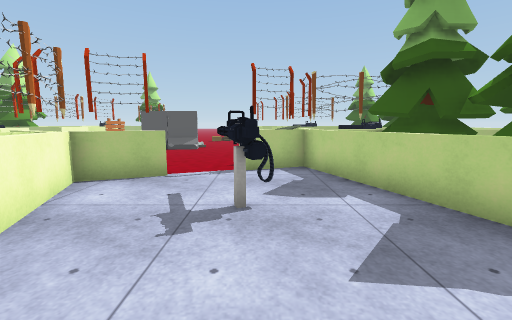
View 1 (above)

24 first-person views from a walk through a Unity game level. The camera is 1.3 m above the floor, tilts 8° down and sees 90° across. The floor is counted in squares, 1 m on a side. Each view is taken from the middle of a square. On the plan, view 1 faces up. The plan holds only what a view shows up to about 13 squares ahead; the rest is blank. The place goes on beyond the plan. The player character is not drawn. Some surface patterns are stand-ins.

View 2
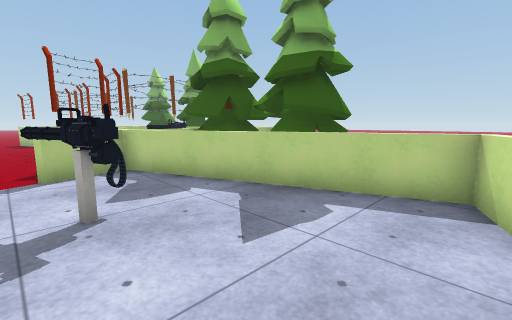

View 3
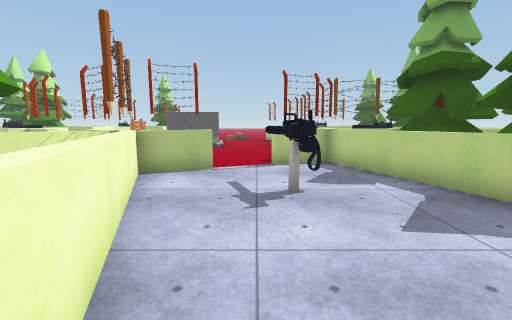

View 4
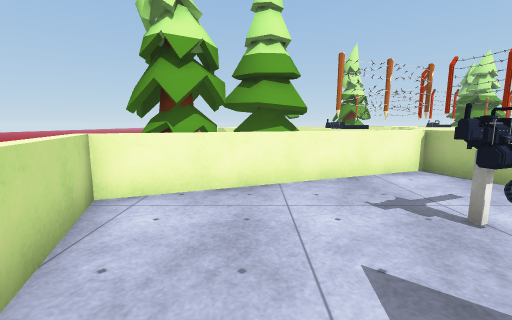

View 5
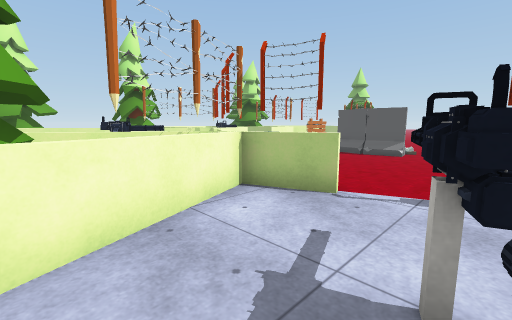

View 6
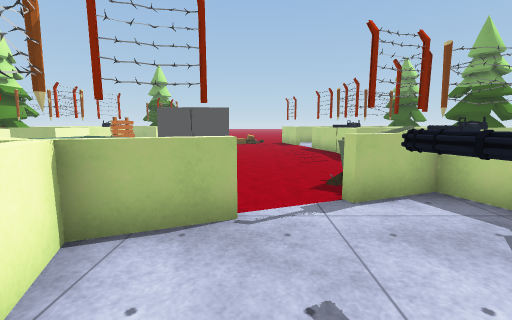

View 7
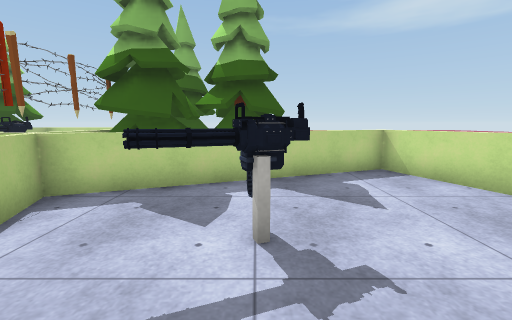

View 8
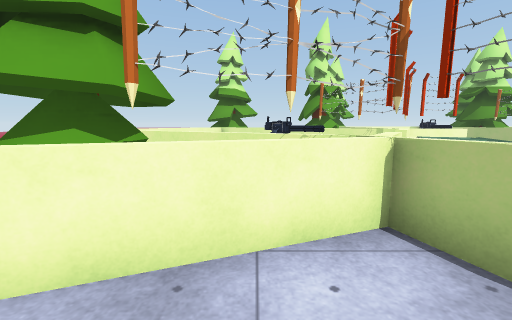

View 9
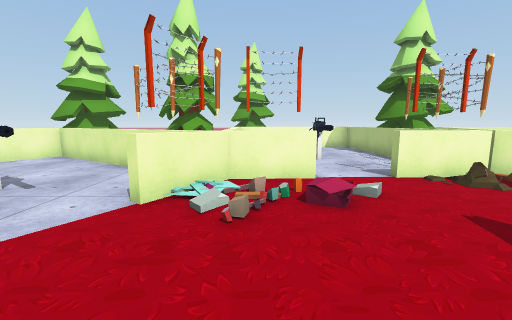

View 10
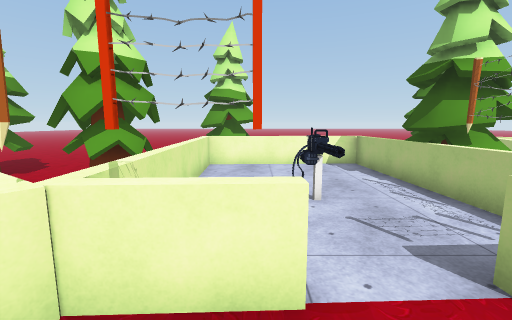

View 11
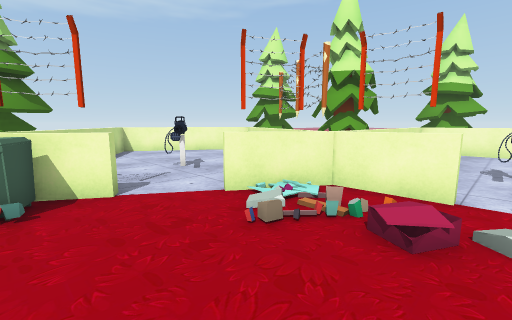

View 12
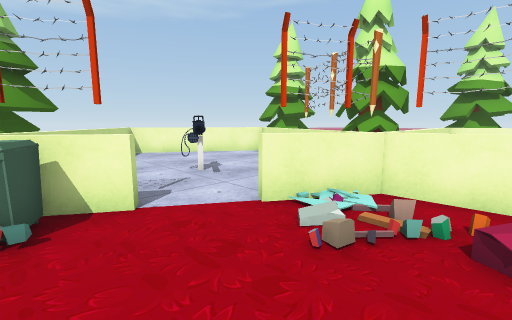

View 13
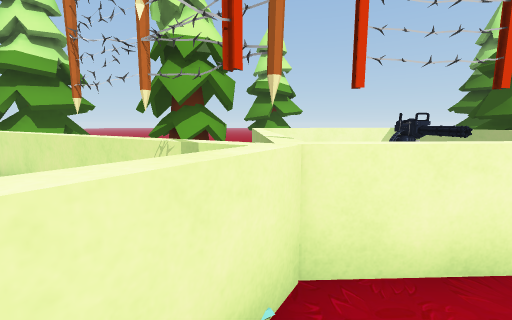

View 14
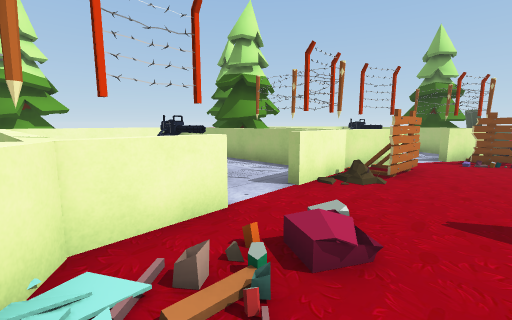

View 15
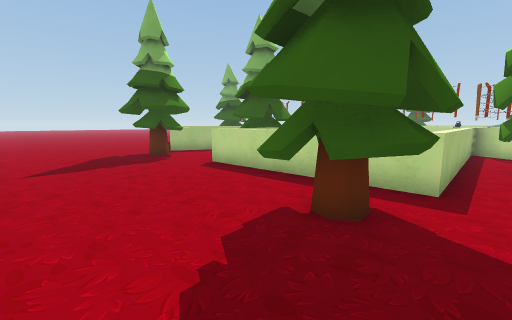

View 16
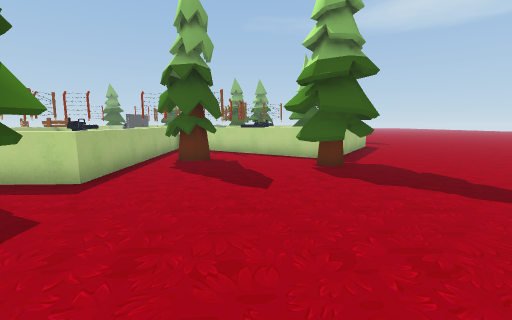

View 17
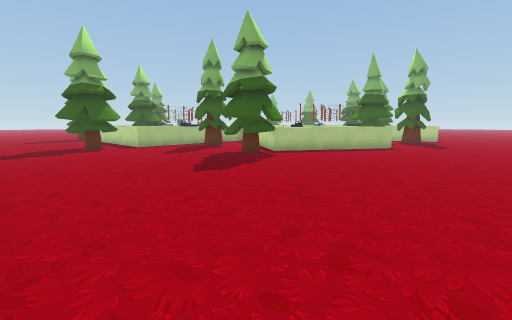

View 18
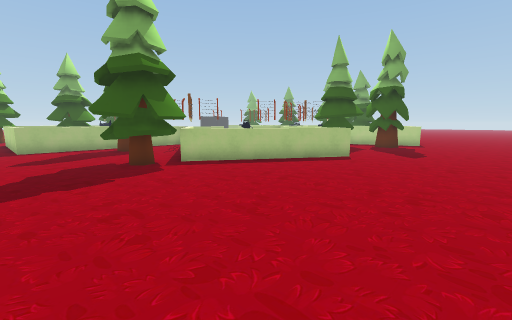

View 19
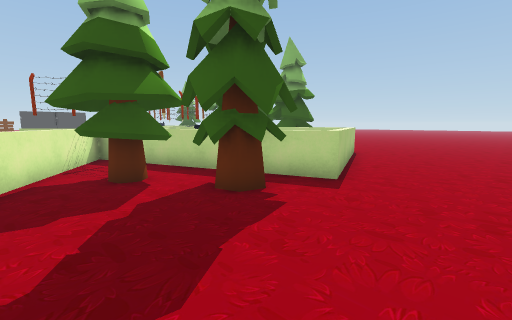

View 20
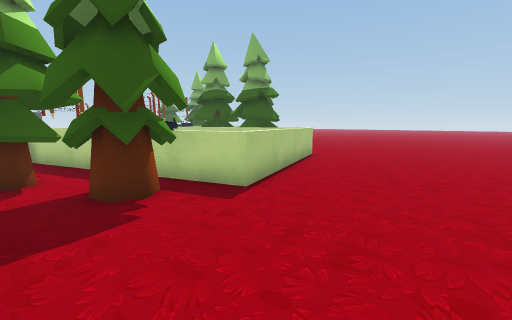

View 21
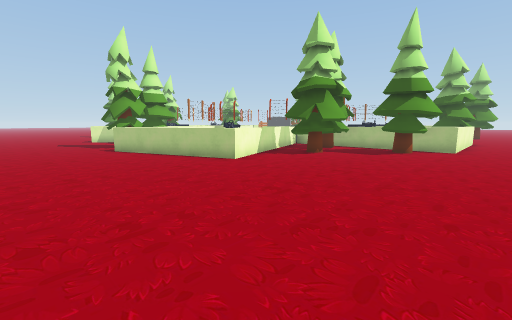

View 22
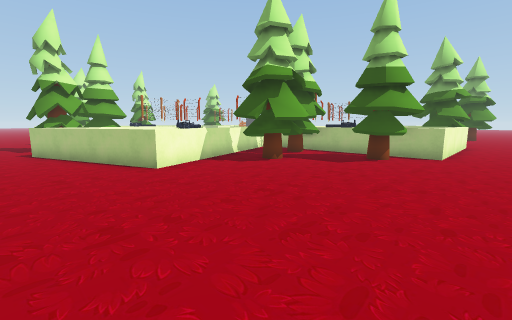

View 23
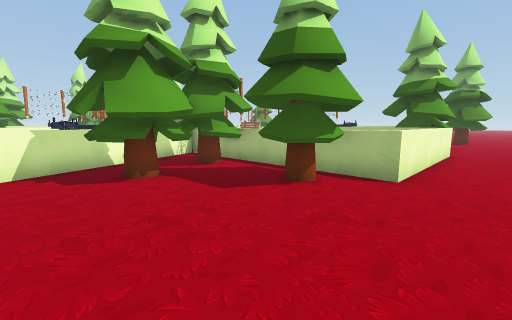

View 24
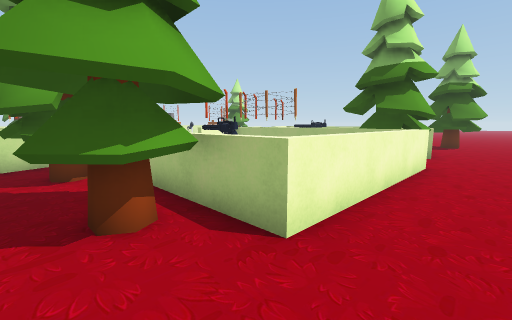

### Floor plan
Points are (right, up) in squares from view 1. A wall is a line through its corners. A room is listed if a view was taken in it or the views show most of it. See-through windows are left out.
Room 1 (views 1, 2, 3, 4, 5, 6, 7, 8)
walls: (-0.5, 4.4) (-0.8, 5.2); (-3.7, 3.7) (-4.5, 5.8) (-5.5, 4.2); (-2.4, 6.8) (-2.2, 6.4) (-4.1, 5.7) (-1.3, -1.8) (4.3, 0.4) (1.5, 7.8)
ways out: opening at (-4, 3) to room 2; opening at (-1.5, 8) to room 2; opening at (1, 8.5) to room 2
objects: fence (-4, 4); fence (-3, 6); other object (0, 4); fence (0, 7) to (1, 8)
Room 2 (views 9, 10, 11, 12, 13, 14, 15, 16, 17, 18, 19, 20, 21, 22, 23, 24)
walls: (-8.8, 17.6) (-9, 15.4); (-8.9, 15.8) (-9.8, 15.9); (-6.9, 20.2) (-7.5, 19.8); (-10.2, 15.8) (-10.2, 14.3); (-10.5, 16) (-18.1, 19.9); (-10.9, 15.4) (-14.4, 15.3); (-8.8, 8.6) (-8, 8.1); (-10.3, 9.1) (-18.5, 8.8) (-18.8, 15.5); (2, 12.5) (1.7, 12.5) (1.7, 14.9) (1.3, 16.2); (-8.2, 7.9) (-9, 8.4); (-15.3, 15.3) (-18.5, 15.1) (-18.3, 9.1) (-10.3, 9.4) (-10.3, 10.5); (-10.3, 8.3) (-14.2, 2.2) (-9.1, -1) (-5, 5.5); (-6.4, 7.1) (-5.4, 6.4) (-5, 7.5); (-5.4, 6.1) (-6.5, 6.8); (1.5, 8.7) (1, 8.4); (-8.2, 5.9) (-8.5, 5.5); (1.6, 8.2) (4.7, 0.2) (-1.4, -2.2) (-3.7, 3.7); (1.7, 8.2) (1.7, 9.4); (4.6, 11.5) (3.6, 11.5); (-5.5, 4.2) (-7.4, 1.1); (8.6, 14.5) (2.1, 14.5); (7.6, 8.2) (5.5, 8.2); (10.3, 14.5) (10.3, 8.2) (9.5, 8.2); (-8, 0.2) (-8.6, -0.8); (10, 10.4) (10, 14.5); (-8.9, -1.5) (-14.6, 2.1) (-10.6, 8.3)
low walls: (2, 13.5) (2, 12.5)
ways out: opening at (-4, 3) to room 1; opening at (-1.5, 8) to room 1; opening at (1, 8.5) to room 1; opening at (-8.5, 18.5); gap at (-9, 0)
objects: tree (-22, 9) to (-19, 11); tree (-20, 18) to (-18, 20); tree (-17, 1) to (-15, 4); tree (-16, 6) to (-13, 8); tree (-16, 15) to (-14, 17); other object (-13, 12); tree (-11, 24) to (-9, 25); fence (-10, 9); fence (-10, 11); fence (-10, 14); other object (-9, 4); other object (-9, 5); tree (-6, 0) to (-4, 3); barrier (-6, 14) to (-5, 14); fence (-5, 6); tree (-4, -2) to (-3, 0); barrier (-4, 14) to (-3, 14); fence (2, 10); tree (3, 6) to (6, 8); fence (3, 8); fence (3, 15); tree (4, 3) to (7, 5); tree (7, 6) to (10, 8); tree (8, 14) to (10, 17); tree (9, 22) to (11, 23)

Where each view was taken, in squares from view 1:
view 1: 0 up, 0 right, facing up
view 2: 0 up, 1 left, facing up-right
view 3: 1 down, 1 left, facing up
view 4: 1 up, 3 right, facing left
view 5: 2 up, 0 right, facing up-left
view 6: 3 up, 2 left, facing up
view 7: 4 up, 3 left, facing right
view 8: 4 up, 1 left, facing left
view 9: 10 up, 4 left, facing left
view 10: 11 up, 8 left, facing left
view 11: 12 up, 5 left, facing down-left
view 12: 11 up, 5 left, facing down-left
view 13: 9 up, 8 left, facing left
view 14: 9 up, 7 left, facing up-left
view 15: 8 up, 24 left, facing up-right
view 16: 5 up, 24 left, facing right
view 17: 6 down, 24 left, facing up-right
view 18: 6 down, 19 left, facing up-right
view 19: 5 down, 7 left, facing up-right
view 20: 6 down, 5 left, facing up-right
view 21: 6 down, 12 right, facing up-left
view 22: 3 down, 12 right, facing up-left
view 23: 2 up, 12 right, facing up-left
view 24: 6 up, 12 right, facing up-left
